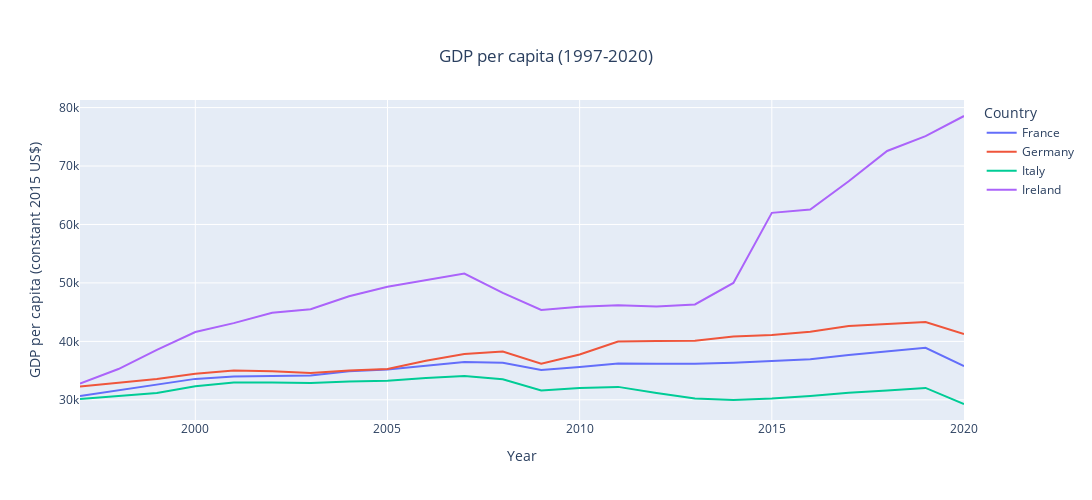

The code cell stored with this chart in its notebook:
### Code cell
fig=df.plot(y=["France", "Germany", "Italy", "Ireland"], title= "GDP per capita (1997-2020)",labels={"index":"Year","value":"GDP per capita (constant 2015 US$)",'variable':'Country'})
fig.update_layout(
    autosize=False,
    width=1500,
    height=500,
    title={'y':0.9,'x':0.5,'xanchor':'center','yanchor':'top'}
    )
fig.show()

### Figure 1 — Plotly figure (JSON) as saved in the notebook; plotly's stock layout.template omitted (floating-point values rounded to 4 significant figures)
{"data": [{"hovertemplate": "Country=France<br>Year=%{x}<br>GDP per capita (constant 2015 US$)=%{y}<extra></extra>", "legendgroup": "France", "line": {"color": "#636efa", "dash": "solid"}, "marker": {"symbol": "circle"}, "mode": "lines", "name": "France", "orientation": "v", "showlegend": true, "type": "scatter", "x": [1997, 1998, 1999, 2000, 2001, 2002, 2003, 2004, 2005, 2006, 2007, 2008, 2009, 2010, 2011, 2012, 2013, 2014, 2015, 2016, 2017, 2018, 2019, 2020], "xaxis": "x", "y": [30640.0, 31620.0, 32540.0, 33580.0, 34000.0, 34140.0, 34180.0, 34890.0, 35200.0, 35810.0, 36450.0, 36340.0, 35120.0, 35630.0, 36230.0, 36170.0, 36190.0, 36360.0, 36640.0, 36940.0, 37680.0, 38280.0, 38900.0, 35770.0], "yaxis": "y"}, {"hovertemplate": "Country=Germany<br>Year=%{x}<br>GDP per capita (constant 2015 US$)=%{y}<extra></extra>", "legendgroup": "Germany", "line": {"color": "#EF553B", "dash": "solid"}, "marker": {"symbol": "circle"}, "mode": "lines", "name": "Germany", "orientation": "v", "showlegend": true, "type": "scatter", "visible": true, "x": [1997, 1998, 1999, 2000, 2001, 2002, 2003, 2004, 2005, 2006, 2007, 2008, 2009, 2010, 2011, 2012, 2013, 2014, 2015, 2016, 2017, 2018, 2019, 2020], "xaxis": "x", "y": [32300.0, 32950.0, 33550.0, 34480.0, 35000.0, 34870.0, 34610.0, 35020.0, 35300.0, 36680.0, 37830.0, 38260.0, 36180.0, 37750.0, 39960.0, 40050.0, 40120.0, 40830.0, 41090.0, 41670.0, 42620.0, 42960.0, 43310.0, 41260.0], "yaxis": "y"}, {"hovertemplate": "Country=Italy<br>Year=%{x}<br>GDP per capita (constant 2015 US$)=%{y}<extra></extra>", "legendgroup": "Italy", "line": {"color": "#00cc96", "dash": "solid"}, "marker": {"symbol": "circle"}, "mode": "lines", "name": "Italy", "orientation": "v", "showlegend": true, "type": "scatter", "visible": true, "x": [1997, 1998, 1999, 2000, 2001, 2002, 2003, 2004, 2005, 2006, 2007, 2008, 2009, 2010, 2011, 2012, 2013, 2014, 2015, 2016, 2017, 2018, 2019, 2020], "xaxis": "x", "y": [30140.0, 30680.0, 31170.0, 32340.0, 32950.0, 32980.0, 32880.0, 33140.0, 33240.0, 33740.0, 34070.0, 33520.0, 31600.0, 32050.0, 32220.0, 31170.0, 30250.0, 29970.0, 30230.0, 30670.0, 31230.0, 31590.0, 32040.0, 29290.0], "yaxis": "y"}, {"hovertemplate": "Country=Ireland<br>Year=%{x}<br>GDP per capita (constant 2015 US$)=%{y}<extra></extra>", "legendgroup": "Ireland", "line": {"color": "#ab63fa", "dash": "solid"}, "marker": {"symbol": "circle"}, "mode": "lines", "name": "Ireland", "orientation": "v", "showlegend": true, "type": "scatter", "visible": true, "x": [1997, 1998, 1999, 2000, 2001, 2002, 2003, 2004, 2005, 2006, 2007, 2008, 2009, 2010, 2011, 2012, 2013, 2014, 2015, 2016, 2017, 2018, 2019, 2020], "xaxis": "x", "y": [32770.0, 35270.0, 38540.0, 41610.0, 43120.0, 44900.0, 45500.0, 47710.0, 49360.0, 50440.0, 51600.0, 48290.0, 45370.0, 45910.0, 46200.0, 45980.0, 46320.0, 49990.0, 61990.0, 62540.0, 67400.0, 72580.0, 75110.0, 78560.0], "yaxis": "y"}], "layout": {"autosize": false, "height": 500, "legend": {"title": {"text": "Country"}, "tracegroupgap": 0}, "title": {"text": "GDP per capita (1997-2020)", "x": 0.5, "xanchor": "center", "y": 0.9, "yanchor": "top"}, "width": 1500, "xaxis": {"anchor": "y", "autorange": true, "domain": [0, 1], "range": [1997, 2020], "title": {"text": "Year"}, "type": "linear"}, "yaxis": {"anchor": "x", "autorange": true, "domain": [0, 1], "range": [26550.0, 81300.0], "title": {"text": "GDP per capita (constant 2015 US$)"}, "type": "linear"}}}
